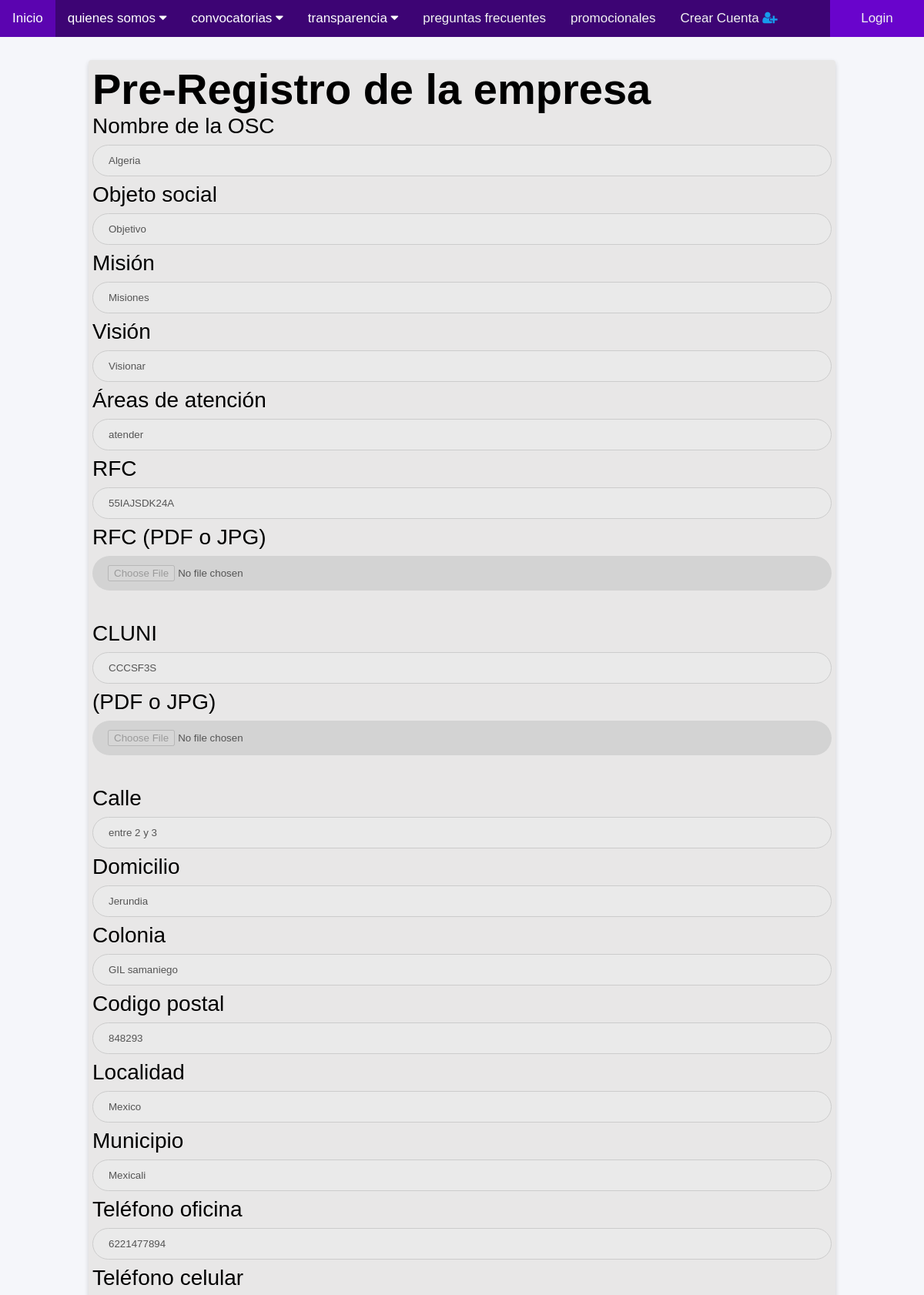
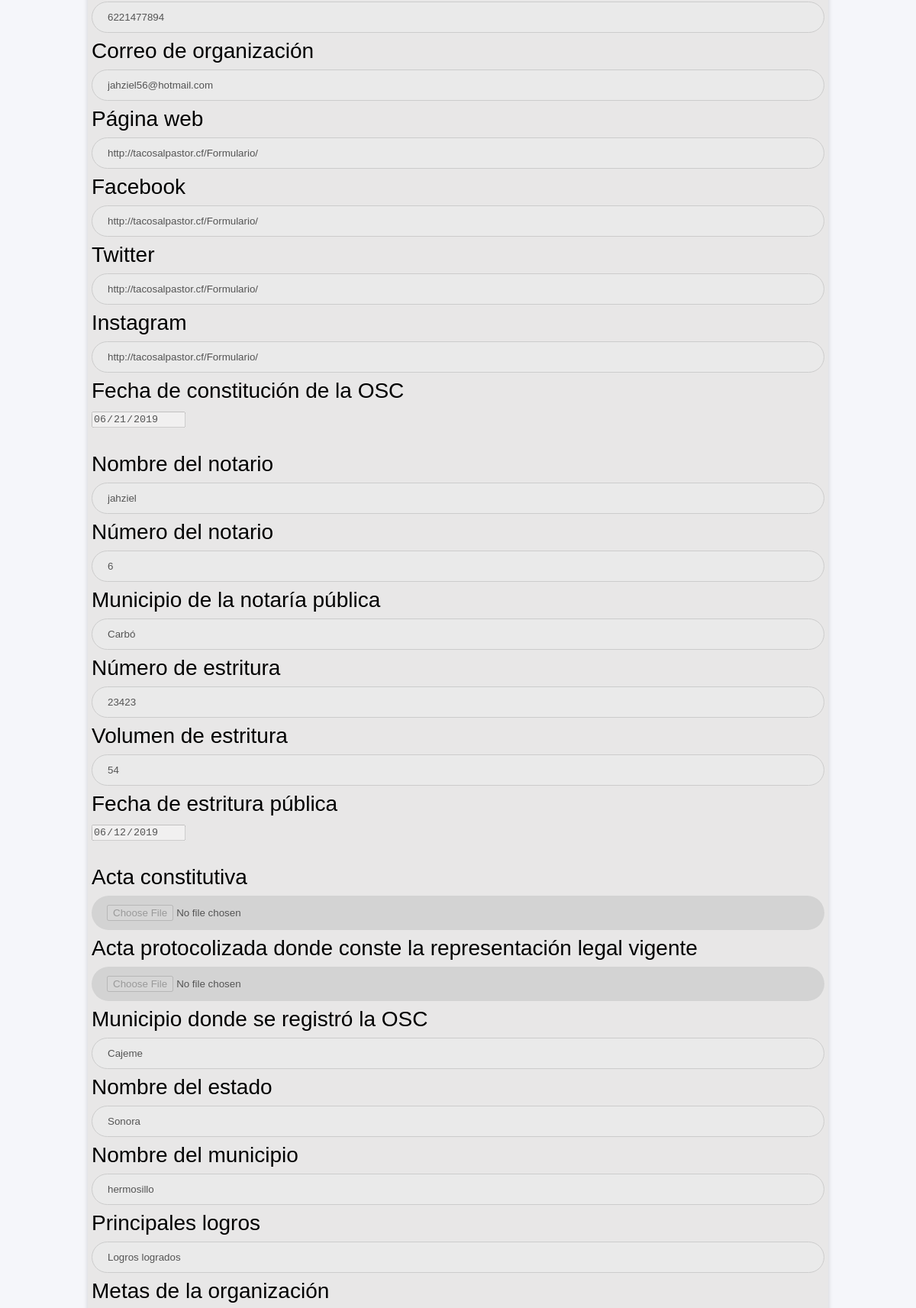
Screenshot of /pre_ver.php?id=21 (upper part) with the database file from the repository (2 pictures, top to bottom).
### tables this page shows
CREATE TABLE `formularioprincipal` (
  `FormularioID` int(11) NOT NULL,
  `nombreOSC` varchar(50) NOT NULL,
  `objetoSocialOrganizacion` varchar(50) NOT NULL,
  `mision` varchar(300) NOT NULL,
  `vision` varchar(300) NOT NULL,
  `areasAtencion` varchar(300) NOT NULL,
  `rfcHomoclave` varchar(20) NOT NULL,
  `CLUNI` varchar(20) NOT NULL,
  `telefonoOficina` varchar(10) NOT NULL,
  `telefonoCelular` varchar(10) NOT NULL,
  `email` varchar(50) NOT NULL,
  `paginaWeb` varchar(50) NOT NULL,
  `organizacionFB` varchar(35) NOT NULL,
  `twitter` varchar(35) NOT NULL,
  `instagram` varchar(35) NOT NULL,
  `Id_Cuenta` int(11) NOT NULL
);

CREATE TABLE `domicilios` (
  `DomicilioID` int(11) NOT NULL,
  `calle` varchar(50) NOT NULL,
  `numero` varchar(10) NOT NULL,
  `colonia` varchar(30) NOT NULL,
  `codigoPostal` varchar(10) NOT NULL,
  `localidad` varchar(50) NOT NULL,
  `municipio` varchar(50) NOT NULL,
  `FK_FormularioID` int(11) NOT NULL
);

CREATE TABLE `historialorganizacion` (
  `HistorialID` int(11) NOT NULL,
  `fechaConstitucionOSC` date NOT NULL,
  `nombreNotario` varchar(50) NOT NULL,
  `numeroNotario` varchar(10) NOT NULL,
  `municipioNotaria` varchar(30) NOT NULL,
  `noEstrituraPublica` varchar(10) NOT NULL,
  `volumenEstrituraPublica` varchar(30) NOT NULL,
  `fechaEstritura` date NOT NULL,
  `municipioRegistroOSC` varchar(30) NOT NULL,
  `estaResideOSC` varchar(30) NOT NULL,
  `muniResideOSC` varchar(30) NOT NULL,
  `principalesLogros` varchar(300) NOT NULL,
  `metasOrganizacion` varchar(300) NOT NULL,
  `autorizadaDeducible` varchar(2) NOT NULL,
  `dirigidaPor` varchar(20) NOT NULL,
  `nombreRepresentante` varchar(50) NOT NULL,
  `idRepresentante` varchar(10) NOT NULL,
  `nombrePresi` varchar(50) NOT NULL,
  `nombreCoordi` varchar(50) NOT NULL,
  `correoCoordinador` varchar(30) NOT NULL,
  `cargoCoordinador` varchar(30) NOT NULL,
  `numeroEmpleados` int(11) NOT NULL,
  `numeroVoluntarios` int(11) NOT NULL,
  `principalesAlianzas` varchar(300) NOT NULL,
  `numeroBeneficiarios` int(11) NOT NULL,
  `observaciones32D` varchar(2) NOT NULL,
  `tiempoYforma` varchar(2) NOT NULL,
  `tieneAdeudos` varchar(2) NOT NULL,
  `inscritaDNIAS` varchar(2) NOT NULL,
  `FK_FormularioID` int(11) NOT NULL
);

### pre_ver.php (called while the page is built, shortened)
<?php
	require 'includes/dbh.inc.php';
    $ID_Selected = isset($_GET['id'])? $_GET['id'] : "";
    $sql = "SELECT * FROM formularioPrincipal WHERE FormularioID=?;";
    $stmt = mysqli_stmt_init($conn);
    mysqli_stmt_prepare($stmt, $sql);
    mysqli_stmt_bind_param($stmt, "i", $ID_Selected);
    mysqli_stmt_execute($stmt);
    $result = mysqli_stmt_get_result($stmt);
    $row = mysqli_fetch_assoc($result);
    $nombreOSC = $row['nombreOSC'];
    $objetoSocialOrganizacion = $row['objetoSocialOrganizacion'];
    $mision = $row['mision'];
    $vision = $row['vision'];
    $areasAtencion = $row['areasAtencion'];
    $rfcHomoclave = $row['rfcHomoclave'];
    $CLUNI = $row['CLUNI'];
    $phoneOficina = $row['telefonoOficina'];
    $phoneCelular = $row['telefonoCelular'];
    $emailContacto = $row['email'];
    $paginaWeb = $row['paginaWeb'];
    $organizacionFB = $row['organizacionFB'];
    $organizacionTW = $row['twitter'];
    $organizacionInsta = $row['instagram'];
    $sql = "SELECT * FROM domicilios WHERE FK_FormularioID=?;";
    $stmt = mysqli_stmt_init($conn);
    mysqli_stmt_prepare($stmt, $sql);
    mysqli_stmt_bind_param($stmt, "i", $ID_Selected);
    mysqli_stmt_execute($stmt);
    $result = mysqli_stmt_get_result($stmt);
    $row = mysqli_fetch_assoc($result);
    $calle = $row['calle'];
    $numero = $row['numero'];
    $colonia = $row['colonia'];
    $codigoPostal = $row['codigoPostal'];
    $localidad = $row['localidad'];
    $municipio = $row['municipio'];
    $sql = "SELECT * FROM historialorganizacion WHERE FK_FormularioID=?;";
    $stmt = mysqli_stmt_init($conn);
    mysqli_stmt_prepare($stmt, $sql);
    mysqli_stmt_bind_param($stmt, "i", $ID_Selected);
    mysqli_stmt_execute($stmt);
    $result = mysqli_stmt_get_result($stmt);
    $row = mysqli_fetch_assoc($result);
    $fechaConstitucionOSC = $row['fechaConstitucionOSC'];
    $nombreNotario = $row['nombreNotario'];
    $numeroNotario = $row['numeroNotario'];
    $municipioNotaria = $row['municipioNotaria'];
    $noEstrituraPublica = $row['noEstrituraPublica'];
    $volumenEstrituraPublica = $row['volumenEstrituraPublica'];
    $fechaEstritura = $row['fechaEstritura'];
    $municipioRegistroOSC = $row['municipioRegistroOSC'];
    $estaResideOSC = $row['estaResideOSC'];
    $muniResideOSC = $row['muniResideOSC'];
    $principalesLogros = $row['principalesLogros'];
    require"classes/Pre_Registro_Ver.php";
	exit();

### classes/Pre_Registro_Ver.php (the view, shortened to what this page needs)
<?php
	require"header.php";
?>
	<main>
			<h1>Pre-Registro de la empresa</h1>
			<div class="">
					<label>Nombre de la OSC</label>
			        <input type="text" class="common" id="nombreOSC" name="nombreOSC"
			          placeholder="Nombre de la OSC (tal cómo está escrita en su OSC):" value="<?php echo $nombreOSC ?>" disabled>
			        <label>Objeto social</label>
			        <input type="text" class="common" id="objetoSocialOrganizacion" name="objetoSocialOrganizacion"
			          placeholder="Objeto social de la organización:"
			          value="<?php echo $objetoSocialOrganizacion ?>" disabled>
			        <label>Misión</label>
			        <input type="text" class="common" value="<?php echo $mision ?>" disabled>
			        <label>Visión</label>
			    	<input type="text" class="common" value="<?php echo $vision ?>" disabled>
			        <label>Áreas de atención</label>
			    	<input type="text" class="common" value="<?php echo $areasAtencion ?>" disabled>
			        <label>RFC</label>
			        <input type="text" class="common" id="rfcHomoclave" name="rfcHomoclave"
			          placeholder="RFC con homoclave de la organización:"
			          value="<?php echo $rfcHomoclave ?>" disabled>
			        <label>RFC (PDF o JPG) </label><br>
			        <input type="file" class="common" name="files[]" disabled><br><br>
			        <label>CLUNI</label>
			        <input type="text" class="common" id="CLUNI" name="CLUNI"
			          placeholder="CLUNI (Si no se tiene, ingresar PRE-FOLIO otorgado)"
			          value="<?php echo $CLUNI ?>" disabled>
			        <label>(PDF o JPG) </label><br>
			        <input type="file" class="common" name="files[]" disabled><br><br>
			        <label>Calle</label>
			        <input type="text" class="common" id="calle" name="calle"
			          placeholder="Calle del domicilio:"
			          value="<?php echo $calle ?>" disabled>
			        <label>Domicilio</label>
			        <input type="text" class="common" id="numero" name="numero"
			          placeholder="Número del domicilio:"
			          value="<?php echo $numero ?>" disabled>
			        <label>Colonia</label>
			        <input type="text" class="common" id="colonia" name="colonia"
			          placeholder="Colonia del domicilio:"
			          value="<?php echo $colonia ?>" disabled>
			        <label>Codigo postal</label>
			        <input type="text" class="common" id="codigoPostal" name="codigoPostal"
			          placeholder="Codigo postal del domicilio:"
			          value="<?php echo $codigoPostal ?>" disabled>
			        <label>Localidad</label>
			        <input type="text" class="common" id="localidad" name="localidad"
			          placeholder="Localidad del domicilio:"
			          value="<?php echo $localidad ?>" disabled>
			        <label>Municipio</label>
			        <input type="text" class="common" id="municipio" name="municipio"
			          placeholder="Municipio del domicilio:"
			          value="<?php echo $municipio ?>" disabled>
			        <label>Teléfono oficina</label>
			        <input type="text" class="common" id="phoneOficina" name="phoneOficina"
			          placeholder="Teléfono de la oficina (con lada):"
			          value="<?php echo $phoneOficina ?>" disabled>
			        <label>Teléfono celular</label>
			        <input type="text" class="common" id="phoneCelular" name="phoneCelular"
			          placeholder="Teléfono celular (con lada):"
			          value="<?php echo $phoneCelular ?>" disabled>
			        <label>Correo de organización</label>
			        <input type="email" class="common" id="emailContacto" name="emailContacto"
			          placeholder="Correo de contacto de la organización: type EMAIL"
			          value="<?php echo $emailContacto ?>" disabled>
			        <label>Página web</label>
			        <input type="url" class="common" id="paginaWeb" name="paginaWeb"
			          placeholder="Página web de la organización: TYPE URL"
			          value="<?php echo $paginaWeb ?>" disabled>
			        <label>Facebook</label>
			        <input type="text" class="common" id="organizacionFB" name="organizacionFB"
			          placeholder="Facebook de la organización:"
			          value="<?php echo $organizacionFB ?>" disabled>
			        <label>Twitter</label>
			        <input type="text" class="common" id="organizacionTW" name="organizacionTW"
			          placeholder="Twitter de la organización:"
			          value="<?php echo $organizacionTW ?>" disabled>
			        <label>Instagram</label>
					<input type="text" class="common" id="organizacionInsta" name="organizacionInsta"
			          placeholder="Instagram de la organización:"
			          value="<?php echo $organizacionInsta ?>" disabled>
			        <label class="common">Fecha de constitución de la OSC</label><br>
				    <input type="date" class="common" id="fechaConstitucionOSC" name="fechaConstitucionOSC"
				          value="<?php echo $fechaConstitucionOSC ?>" disabled><br><br>
			        <label>Nombre del notario</label>
			        <input type="text" class="common" id="nombreNotario" name="nombreNotario"
			          placeholder="Nombre del notario público:"
			          value="<?php echo $nombreNotario ?>" disabled>
			        <label>Número del notario</label>
			        <input type="text" class="common" id="numeroNotario" name="numeroNotario"
			          placeholder="Número del notario público:"
			          value="<?php echo $numeroNotario ?>" disabled>
			        <label class="common">Municipio de la notaría pública</label><br>
				    <input type="text" class="common" value="<?php echo $municipioNotaria ?>" disabled>
			        <label>Número de estritura</label>
			        <input type="text" class="common" id="noEstrituraPublica" name="noEstrituraPublica"
			          placeholder="Número de estritura pública:"
			          value="<?php echo $noEstrituraPublica ?>" disabled>
			        <label>Volumen de estritura</label>
			        <input type="text" class="common" id="volumenEstrituraPublica" name="volumenEstrituraPublica"
			          placeholder="Volumen de estritura pública:"
			          value="<?php echo $volumenEstrituraPublica ?>" disabled>
			        <label class="common">Fecha de estritura pública</label><br>
			        <input type="date" class="common" id="fechaEstritura" name="fechaEstritura"
			          value="<?php echo $fechaEstritura ?>" disabled><br><br>
			        <label class="common">Acta constitutiva</label>
			        <input type="file" class="common" name="files[]" disabled>
			        <label class="common">Acta protocolizada donde conste la representación legal vigente</label>
			        <input type="file" class="common" name="files[]" disabled>
			        <label class="common">Municipio donde se registró la OSC</label><br>
			       	<input type="text" class="common" value="<?php echo $municipioRegistroOSC ?>" disabled>
			        <label>Nombre del estado</label>
			        <input type="text" class="common" id="estaResideOSC" name="estaResideOSC"
			          placeholder="Nombre del estado donde reside la OSC:"
			          value="<?php echo $estaResideOSC ?>" disabled>
			        <label>Nombre del municipio</label>
			        <input type="text" class="common" id="muniResideOSC" name="muniResideOSC"
			          placeholder="Nombre del municipio donde reside la OSC:"
			          value="<?php echo $muniResideOSC ?>" disabled>
			        <label>Principales logros</label>
			        <input type="text" class="common" id="principalesLogros" name="principalesLogros"
			          placeholder="Principales logros en el último año (2018):"
			          value="<?php echo $principalesLogros ?>" disabled>
			        <label>Metas de la organización</label>
			        <label class="common">¿Está autorizada para recibir donativos deducibles de impuestos?</label><br>
					<label class="common">Número de libro</label><br>
			        <label class="titulos-form">RPP ICRESON</label><br/>
			        <input type="file" class="common" name="files[]" disabled><br>
			        <label class="titulos-form">¿Su organización ha tenido modificaciones a su acta constitutiva?</label><br>
			        <label class="common">Fecha de la última modificación del acta constitutiva</label><br>
			          value="<?php echo $ultimaModi ?>" disabled><br><br>
			        <label class="common">Ultima acta modificatoria protocolizada</label><br/>
			        <input type="file" class="common" name="files[]" disabled><br>
			        <label class="common">RPP ICRESON de la última acta modificatoria actualizada</label><br/>
			        <input type="file" class="common" name="files[]" disabled><br>
			        <label class="common">Fecha de publicación en el Diario Oficial de la Federación</label><br>
			        <input type="date" class="common" id="fechaDiario" name="fechaDiario" value="<?php echo $fechaDiario ?>" disabled><br>
			        <label class="common">Página del DOF donde se publicó su autorización</label><br>
			        <input type="file" class="common" name="files[]" disabled><br>
			        <label class="common">¿El SAT ha detenido su autorización como donataria en algún momento?</label><br>
			        <label class="common">¿Desde que fecha está autorizada para recibir donativos deducibles de impuestos?</label><br>
			          value="<?php echo $fechaAutorizada ?>" disabled><br>
					<label class="common">Población que atiende la OSC</label><br>
			        <label class="titulos-form">¿Ha manejado esquemas de recursos complementarios?</label><br>
				    <br>
		</div>
	</main>

### css/estilose.css (style rules this page uses)
* { margin: 0; padding: 0; }
body { font-size: 28px; background: #F5F6FA; font-family: Arial; }
main { margin: 0 auto; padding: 5px; width: 80%; background: #E8E7E7; border-radius: 4px; margin-top: 30px; margin-bottom: 20px; box-shadow: 0px 3px 6px 0px rgba(0,0,0,0.16); }
input[type=text].common, input[type=password].common, input[type=email].common, input[type=url].common, input[type=file].common, textarea.common { width: 100%; padding: 12px 20px; margin: 8px 0; display: inline-block; border: 1px solid #ccc; box-sizing: border-box; border-radius: 30px; outline:0px; }
input[type=file].common { background: lightgray; border: none; }
:root { --border-color: #2E5339; --background-color: #2E5339; }

### rows the page displays
formularioprincipal: nombreOSC "Algeria", objetoSocialOrganizacion "Objetivo", mision "Misiones", vision "Visionar", areasAtencion "atender", rfcHomoclave "55IAJSDK24A", CLUNI "CCCSF3S", phoneOficina "6221477894", phoneCelular "6221477894", emailContacto "jahziel56@hotmail.com", paginaWeb "http://tacosalpastor.cf/Formulario/", organizacionFB "http://tacosalpastor.cf/Formulario/", organizacionTW "http://tacosalpastor.cf/Formulario/", organizacionInsta "http://tacosalpastor.cf/Formulario/"
domicilios: calle "entre 2 y 3", numero "Jerundia", colonia "GIL samaniego", codigoPostal "848293", localidad "Mexico", municipio "Mexicali"
historialorganizacion: fechaConstitucionOSC "06/21/2019", nombreNotario "jahziel", numeroNotario "6", municipioNotaria "Carbó", noEstrituraPublica "23423", volumenEstrituraPublica "54", fechaEstritura "06/12/2019", municipioRegistroOSC "Cajeme", estaResideOSC "Sonora", muniResideOSC "hermosillo", principalesLogros "Logros logrados"
